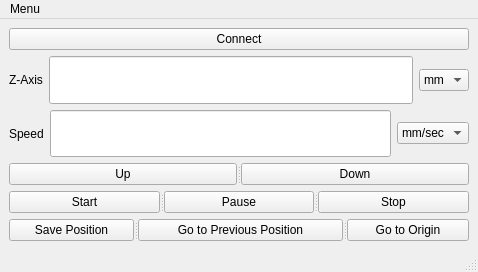
<?xml version="1.0" encoding="UTF-8"?>
<ui version="4.0">
 <class>MainWindow</class>
 <widget class="QMainWindow" name="MainWindow">
  <property name="geometry">
   <rect>
    <x>0</x>
    <y>0</y>
    <width>478</width>
    <height>272</height>
   </rect>
  </property>
  <property name="sizePolicy">
   <sizepolicy hsizetype="Minimum" vsizetype="Fixed">
    <horstretch>0</horstretch>
    <verstretch>0</verstretch>
   </sizepolicy>
  </property>
  <property name="mouseTracking">
   <bool>false</bool>
  </property>
  <property name="windowTitle">
   <string>Calibration  Unit</string>
  </property>
  <property name="autoFillBackground">
   <bool>false</bool>
  </property>
  <property name="tabShape">
   <enum>QTabWidget::Rounded</enum>
  </property>
  <property name="dockNestingEnabled">
   <bool>false</bool>
  </property>
  <property name="unifiedTitleAndToolBarOnMac">
   <bool>false</bool>
  </property>
  <widget class="QWidget" name="centralwidget">
   <property name="enabled">
    <bool>true</bool>
   </property>
   <property name="sizePolicy">
    <sizepolicy hsizetype="Minimum" vsizetype="Fixed">
     <horstretch>5</horstretch>
     <verstretch>5</verstretch>
    </sizepolicy>
   </property>
   <property name="autoFillBackground">
    <bool>false</bool>
   </property>
   <layout class="QVBoxLayout" name="verticalLayout">
    <item>
     <widget class="QSplitter" name="splitter_6">
      <property name="orientation">
       <enum>Qt::Horizontal</enum>
      </property>
      <widget class="QPushButton" name="pushButton_9">
       <property name="text">
        <string>Connect</string>
       </property>
      </widget>
     </widget>
    </item>
    <item>
     <layout class="QGridLayout" name="gridLayout_2">
      <item row="0" column="0">
       <widget class="QLabel" name="label">
        <property name="sizePolicy">
         <sizepolicy hsizetype="Minimum" vsizetype="Minimum">
          <horstretch>0</horstretch>
          <verstretch>0</verstretch>
         </sizepolicy>
        </property>
        <property name="text">
         <string>Z-Axis</string>
        </property>
       </widget>
      </item>
      <item row="0" column="1">
       <widget class="QLineEdit" name="lineEdit">
        <property name="enabled">
         <bool>true</bool>
        </property>
        <property name="sizePolicy">
         <sizepolicy hsizetype="Expanding" vsizetype="Expanding">
          <horstretch>0</horstretch>
          <verstretch>0</verstretch>
         </sizepolicy>
        </property>
       </widget>
      </item>
      <item row="0" column="2">
       <widget class="QComboBox" name="comboBox">
        <property name="sizePolicy">
         <sizepolicy hsizetype="Fixed" vsizetype="Fixed">
          <horstretch>0</horstretch>
          <verstretch>0</verstretch>
         </sizepolicy>
        </property>
        <item>
         <property name="text">
          <string>mm</string>
         </property>
        </item>
        <item>
         <property name="text">
          <string>cm</string>
         </property>
        </item>
       </widget>
      </item>
     </layout>
    </item>
    <item>
     <layout class="QGridLayout" name="gridLayout">
      <item row="0" column="0">
       <widget class="QLabel" name="label_2">
        <property name="sizePolicy">
         <sizepolicy hsizetype="Minimum" vsizetype="Minimum">
          <horstretch>0</horstretch>
          <verstretch>0</verstretch>
         </sizepolicy>
        </property>
        <property name="text">
         <string>Speed</string>
        </property>
       </widget>
      </item>
      <item row="0" column="1">
       <widget class="QLineEdit" name="lineEdit_2">
        <property name="sizePolicy">
         <sizepolicy hsizetype="Expanding" vsizetype="Expanding">
          <horstretch>0</horstretch>
          <verstretch>0</verstretch>
         </sizepolicy>
        </property>
       </widget>
      </item>
      <item row="0" column="2">
       <widget class="QComboBox" name="comboBox_2">
        <property name="enabled">
         <bool>true</bool>
        </property>
        <property name="sizePolicy">
         <sizepolicy hsizetype="Minimum" vsizetype="Fixed">
          <horstretch>0</horstretch>
          <verstretch>0</verstretch>
         </sizepolicy>
        </property>
        <property name="autoFillBackground">
         <bool>false</bool>
        </property>
        <property name="editable">
         <bool>false</bool>
        </property>
        <item>
         <property name="text">
          <string>mm/sec</string>
         </property>
        </item>
        <item>
         <property name="text">
          <string>cm/sec</string>
         </property>
        </item>
       </widget>
      </item>
     </layout>
    </item>
    <item>
     <widget class="QSplitter" name="splitter">
      <property name="orientation">
       <enum>Qt::Horizontal</enum>
      </property>
      <widget class="QPushButton" name="pushButton">
       <property name="sizePolicy">
        <sizepolicy hsizetype="Minimum" vsizetype="Minimum">
         <horstretch>0</horstretch>
         <verstretch>0</verstretch>
        </sizepolicy>
       </property>
       <property name="text">
        <string>Up</string>
       </property>
      </widget>
      <widget class="QPushButton" name="pushButton_2">
       <property name="sizePolicy">
        <sizepolicy hsizetype="Minimum" vsizetype="Minimum">
         <horstretch>0</horstretch>
         <verstretch>0</verstretch>
        </sizepolicy>
       </property>
       <property name="text">
        <string>Down</string>
       </property>
      </widget>
     </widget>
    </item>
    <item>
     <widget class="QSplitter" name="splitter_5">
      <property name="orientation">
       <enum>Qt::Horizontal</enum>
      </property>
      <widget class="QPushButton" name="pushButton_3">
       <property name="sizePolicy">
        <sizepolicy hsizetype="Minimum" vsizetype="Minimum">
         <horstretch>0</horstretch>
         <verstretch>0</verstretch>
        </sizepolicy>
       </property>
       <property name="text">
        <string>Start</string>
       </property>
      </widget>
      <widget class="QPushButton" name="pushButton_4">
       <property name="sizePolicy">
        <sizepolicy hsizetype="Minimum" vsizetype="Minimum">
         <horstretch>0</horstretch>
         <verstretch>0</verstretch>
        </sizepolicy>
       </property>
       <property name="text">
        <string>Pause</string>
       </property>
      </widget>
      <widget class="QPushButton" name="pushButton_5">
       <property name="sizePolicy">
        <sizepolicy hsizetype="Minimum" vsizetype="Minimum">
         <horstretch>0</horstretch>
         <verstretch>0</verstretch>
        </sizepolicy>
       </property>
       <property name="text">
        <string>Stop</string>
       </property>
      </widget>
     </widget>
    </item>
    <item>
     <widget class="QSplitter" name="splitter_3">
      <property name="sizePolicy">
       <sizepolicy hsizetype="Minimum" vsizetype="Minimum">
        <horstretch>0</horstretch>
        <verstretch>0</verstretch>
       </sizepolicy>
      </property>
      <property name="orientation">
       <enum>Qt::Horizontal</enum>
      </property>
      <widget class="QPushButton" name="pushButton_7">
       <property name="sizePolicy">
        <sizepolicy hsizetype="Minimum" vsizetype="Minimum">
         <horstretch>0</horstretch>
         <verstretch>0</verstretch>
        </sizepolicy>
       </property>
       <property name="text">
        <string>Save Position</string>
       </property>
      </widget>
      <widget class="QPushButton" name="pushButton_8">
       <property name="sizePolicy">
        <sizepolicy hsizetype="Minimum" vsizetype="Minimum">
         <horstretch>0</horstretch>
         <verstretch>0</verstretch>
        </sizepolicy>
       </property>
       <property name="text">
        <string>Go to Previous Position</string>
       </property>
      </widget>
      <widget class="QPushButton" name="pushButton_6">
       <property name="sizePolicy">
        <sizepolicy hsizetype="Minimum" vsizetype="Minimum">
         <horstretch>0</horstretch>
         <verstretch>0</verstretch>
        </sizepolicy>
       </property>
       <property name="text">
        <string>Go to Origin</string>
       </property>
      </widget>
     </widget>
    </item>
   </layout>
  </widget>
  <widget class="QMenuBar" name="menuBar">
   <property name="geometry">
    <rect>
     <x>0</x>
     <y>0</y>
     <width>478</width>
     <height>22</height>
    </rect>
   </property>
   <widget class="QMenu" name="menuMenu">
    <property name="title">
     <string>Menu</string>
    </property>
    <addaction name="actionProperties"/>
    <addaction name="actionExit"/>
   </widget>
   <addaction name="menuMenu"/>
  </widget>
  <widget class="QStatusBar" name="statusBar"/>
  <action name="actionExit">
   <property name="text">
    <string>Exit</string>
   </property>
  </action>
  <action name="actionProperties">
   <property name="text">
    <string>Properties</string>
   </property>
  </action>
 </widget>
 <resources/>
 <connections/>
</ui>
